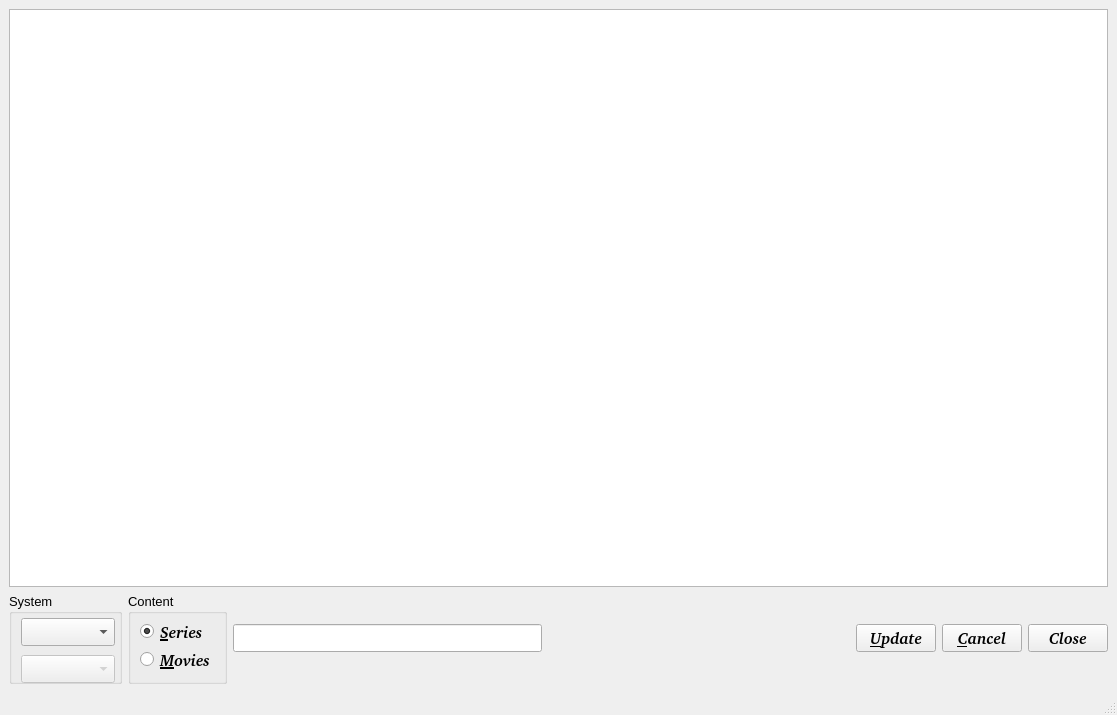
<?xml version="1.0" encoding="UTF-8"?>
<ui version="4.0">
 <class>MainWindow</class>
 <widget class="QMainWindow" name="MainWindow">
  <property name="enabled">
   <bool>true</bool>
  </property>
  <property name="geometry">
   <rect>
    <x>0</x>
    <y>0</y>
    <width>1117</width>
    <height>715</height>
   </rect>
  </property>
  <property name="minimumSize">
   <size>
    <width>400</width>
    <height>300</height>
   </size>
  </property>
  <property name="windowTitle">
   <string>DadVision: Manage Subscriptions to Content</string>
  </property>
  <widget class="QWidget" name="centralwidget">
   <layout class="QGridLayout" name="gridLayout">
    <item row="0" column="0">
     <widget class="QTableView" name="available_content">
      <property name="minimumSize">
       <size>
        <width>350</width>
        <height>100</height>
       </size>
      </property>
      <property name="font">
       <font>
        <pointsize>16</pointsize>
       </font>
      </property>
      <property name="alternatingRowColors">
       <bool>true</bool>
      </property>
      <property name="showGrid">
       <bool>false</bool>
      </property>
      <attribute name="verticalHeaderVisible">
       <bool>false</bool>
      </attribute>
     </widget>
    </item>
    <item row="1" column="0">
     <layout class="QHBoxLayout" name="horizontalLayout_3">
      <item>
       <layout class="QHBoxLayout" name="horizontalLayout_2">
        <item>
         <widget class="QGroupBox" name="system">
          <property name="minimumSize">
           <size>
            <width>113</width>
            <height>91</height>
           </size>
          </property>
          <property name="font">
           <font>
            <pointsize>10</pointsize>
           </font>
          </property>
          <property name="title">
           <string>System</string>
          </property>
          <widget class="QWidget" name="layoutWidget">
           <property name="geometry">
            <rect>
             <x>12</x>
             <y>22</y>
             <width>94</width>
             <height>72</height>
            </rect>
           </property>
           <layout class="QVBoxLayout" name="verticalLayout_2">
            <item>
             <widget class="QComboBox" name="server_name">
              <property name="font">
               <font>
                <family>Bitstream Charter</family>
                <pointsize>12</pointsize>
                <weight>75</weight>
                <italic>true</italic>
                <bold>true</bold>
               </font>
              </property>
             </widget>
            </item>
            <item>
             <widget class="QComboBox" name="user">
              <property name="enabled">
               <bool>false</bool>
              </property>
              <property name="font">
               <font>
                <family>Bitstream Charter</family>
                <pointsize>12</pointsize>
                <weight>75</weight>
                <italic>true</italic>
                <bold>true</bold>
               </font>
              </property>
             </widget>
            </item>
           </layout>
          </widget>
         </widget>
        </item>
        <item>
         <widget class="QGroupBox" name="content">
          <property name="minimumSize">
           <size>
            <width>99</width>
            <height>91</height>
           </size>
          </property>
          <property name="font">
           <font>
            <pointsize>10</pointsize>
           </font>
          </property>
          <property name="title">
           <string>Content</string>
          </property>
          <widget class="QRadioButton" name="movies">
           <property name="geometry">
            <rect>
             <x>12</x>
             <y>55</y>
             <width>80</width>
             <height>23</height>
            </rect>
           </property>
           <property name="font">
            <font>
             <family>Bitstream Charter</family>
             <pointsize>12</pointsize>
             <weight>75</weight>
             <italic>true</italic>
             <bold>true</bold>
            </font>
           </property>
           <property name="text">
            <string>&amp;Movies</string>
           </property>
          </widget>
          <widget class="QRadioButton" name="series">
           <property name="geometry">
            <rect>
             <x>12</x>
             <y>27</y>
             <width>74</width>
             <height>23</height>
            </rect>
           </property>
           <property name="font">
            <font>
             <family>Bitstream Charter</family>
             <pointsize>12</pointsize>
             <weight>75</weight>
             <italic>true</italic>
             <bold>true</bold>
            </font>
           </property>
           <property name="text">
            <string>&amp;Series</string>
           </property>
           <property name="checked">
            <bool>true</bool>
           </property>
          </widget>
         </widget>
        </item>
       </layout>
      </item>
      <item>
       <widget class="QLineEdit" name="filter">
        <property name="font">
         <font>
          <family>Bitstream Charter</family>
          <pointsize>12</pointsize>
          <weight>75</weight>
          <italic>true</italic>
          <bold>true</bold>
         </font>
        </property>
       </widget>
      </item>
      <item>
       <spacer name="horizontalSpacer">
        <property name="orientation">
         <enum>Qt::Horizontal</enum>
        </property>
        <property name="sizeHint" stdset="0">
         <size>
          <width>40</width>
          <height>20</height>
         </size>
        </property>
       </spacer>
      </item>
      <item>
       <layout class="QVBoxLayout" name="verticalLayout">
        <item>
         <layout class="QHBoxLayout" name="horizontalLayout">
          <item>
           <widget class="QPushButton" name="update">
            <property name="font">
             <font>
              <family>Bitstream Charter</family>
              <pointsize>12</pointsize>
              <weight>75</weight>
              <italic>true</italic>
              <bold>true</bold>
             </font>
            </property>
            <property name="text">
             <string>&amp;Update</string>
            </property>
           </widget>
          </item>
          <item>
           <widget class="QPushButton" name="cancel">
            <property name="font">
             <font>
              <family>Bitstream Charter</family>
              <pointsize>12</pointsize>
              <weight>75</weight>
              <italic>true</italic>
              <bold>true</bold>
             </font>
            </property>
            <property name="text">
             <string>&amp;Cancel</string>
            </property>
           </widget>
          </item>
          <item>
           <widget class="QPushButton" name="close">
            <property name="font">
             <font>
              <family>Bitstream Charter</family>
              <pointsize>12</pointsize>
              <weight>75</weight>
              <italic>true</italic>
              <bold>true</bold>
             </font>
            </property>
            <property name="text">
             <string>Close</string>
            </property>
           </widget>
          </item>
         </layout>
        </item>
       </layout>
      </item>
     </layout>
    </item>
   </layout>
  </widget>
  <widget class="QStatusBar" name="statusbar"/>
 </widget>
 <resources/>
 <connections>
  <connection>
   <sender>close</sender>
   <signal>clicked()</signal>
   <receiver>MainWindow</receiver>
   <slot>close()</slot>
   <hints>
    <hint type="sourcelabel">
     <x>951</x>
     <y>761</y>
    </hint>
    <hint type="destinationlabel">
     <x>499</x>
     <y>399</y>
    </hint>
   </hints>
  </connection>
  <connection>
   <sender>cancel</sender>
   <signal>clicked()</signal>
   <receiver>MainWindow</receiver>
   <slot>repaint()</slot>
   <hints>
    <hint type="sourcelabel">
     <x>870</x>
     <y>761</y>
    </hint>
    <hint type="destinationlabel">
     <x>499</x>
     <y>399</y>
    </hint>
   </hints>
  </connection>
 </connections>
</ui>
